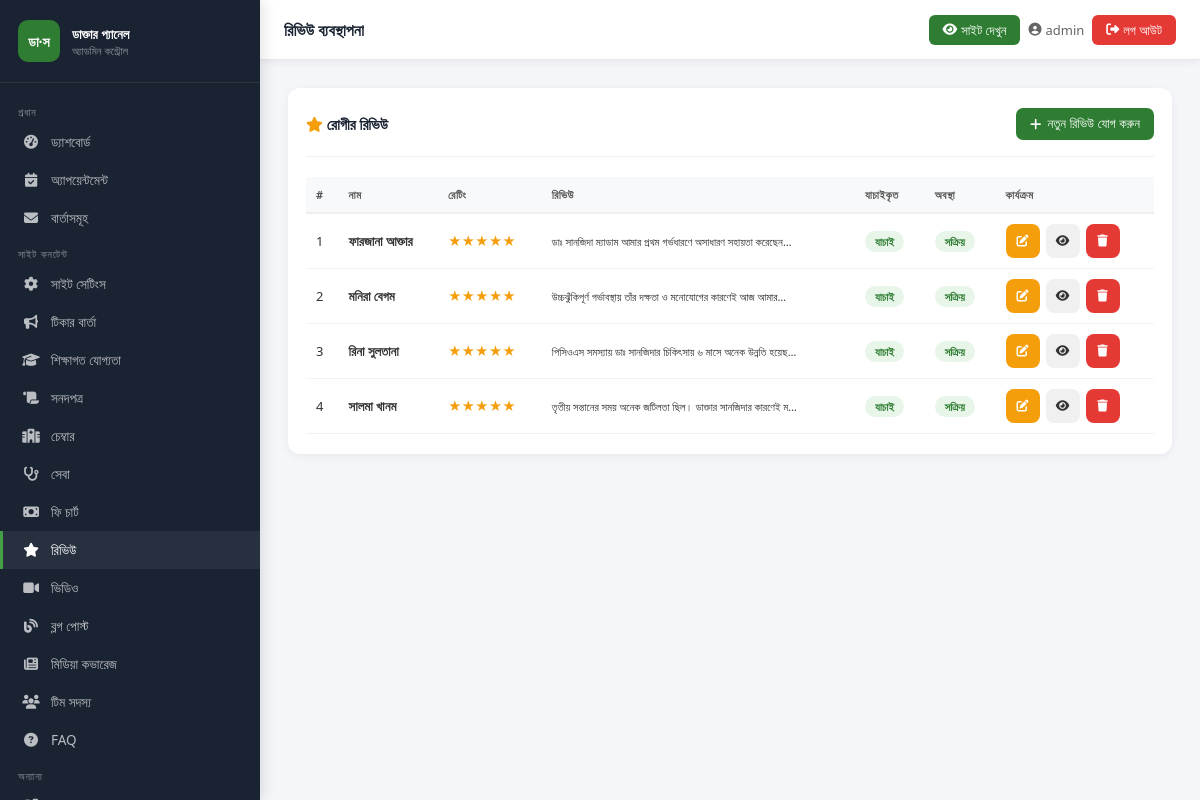
/admin-panel/reviews/ (signed in), run on the app's committed database.
### core/models.py (models this page shows, shortened)
class Review(models.Model):
    reviewer_name = models.CharField(max_length=200)
    avatar_letter = models.CharField(max_length=5, blank=True)
    rating = models.IntegerField(default=5)
    review_text = models.TextField()
    is_verified = models.BooleanField(default=True)
    is_accent = models.BooleanField(default=False)
    is_active = models.BooleanField(default=True)
    created_at = models.DateTimeField(auto_now_add=True)
    order = models.IntegerField(default=0)
    class Meta:
        ordering = ['order', '-created_at']
        verbose_name = 'রিভিউ'
    def get_stars(self):
        return '★' * self.rating + '☆' * (5 - self.rating)

### core/admin_views.py (the view, shortened to what this page needs)
# urls.py: path('reviews/', av.manage_reviews, name='admin_reviews'),
@login_required(login_url='/admin-panel/login/')
def manage_reviews(request):
    items = Review.objects.all()
    return render(request, 'admin_panel/reviews.html', {'items': items})

### core/context_processors.py (called while the page is built)
def site_settings(request):
    try:
        settings = SiteSettings.objects.first()
        if not settings:
            settings = SiteSettings()
    except Exception:
        settings = SiteSettings()
    return {'site': settings}

### templates/admin_panel/reviews.html (shortened to what this page needs)
{% extends "admin_panel/base_admin.html" %}
{% block page_title %}রিভিউ ব্যবস্থাপনা{% endblock %}
{% block nav_reviews %}active{% endblock %}
{% block content %}
<div class="card">
  <div class="card__header">
    <span class="card__title"><i class="fas fa-star" style="color:#f59e0b"></i> রোগীর রিভিউ</span>
    <button class="btn btn-primary" onclick="openModal('addModal')"><i class="fas fa-plus"></i> নতুন রিভিউ যোগ করুন</button>
  </div>
  <div style="overflow-x:auto">
  <table class="tbl">
    <thead><tr><th>#</th><th>নাম</th><th>রেটিং</th><th>রিভিউ</th><th>যাচাইকৃত</th><th>অবস্থা</th><th>কার্যক্রম</th></tr></thead>
    <tbody>
      {% for item in items %}
      <tr>
        <td>{{ item.pk }}</td>
        <td><strong>{{ item.reviewer_name }}</strong></td>
        <td style="color:#f59e0b">{{ item.get_stars }}</td>
        <td><small>{{ item.review_text|truncatechars:60 }}</small></td>
        <td>{% if item.is_verified %}<span class="badge badge-success">যাচাই</span>{% else %}<span class="badge badge-secondary">না</span>{% endif %}</td>
        <td>{% if item.is_active %}<span class="badge badge-success">সক্রিয়</span>{% else %}<span class="badge badge-secondary">লুকানো</span>{% endif %}</td>
        <td>
          <div class="action-buttons">
            <button class="btn btn-warning btn-sm btn-icon" onclick="openEdit({{ item.pk }},'{{ item.reviewer_name|escapejs }}',{{ item.rating }},'{{ item.review_text|escapejs }}',{{ item.is_verified|yesno:'true,false' }},{{ item.is_accent|yesno:'true,false' }},{{ item.order }})"><i class="fas fa-edit"></i></button>
            <form method="POST" style="display:inline"><button type="submit" class="btn btn-secondary btn-sm btn-icon"><i class="fas fa-eye"></i></button></form>
            <form method="POST" style="display:inline" onsubmit="return confirm('মুছবেন?')"><button type="submit" class="btn btn-danger btn-sm btn-icon"><i class="fas fa-trash"></i></button></form>
          </div>
        </td>
      </tr>
      {% empty %}<tr><td colspan="7"><div class="empty-state"><i class="fas fa-star"></i><p>কোনো রিভিউ নেই</p></div></td></tr>
      {% endfor %}
    </tbody>
  </table>
  </div>
</div>
{% endblock %}

### templates/admin_panel/base_admin.html (shortened to what this page needs)
<!DOCTYPE html>
<html lang="bn">
<head>
  <link rel="stylesheet" href="https://cdnjs.cloudflare.com/ajax/libs/font-awesome/6.5.0/css/all.min.css">
  {% load static %}
</head>
<body>
<aside class="sidebar" id="sidebar">
  <div class="sidebar__brand">
    <div class="sidebar__brand-icon">ডা·স</div>
    <div class="sidebar__brand-text">
      <h3>ডাক্তার প্যানেল</h3>
      <p>অ্যাডমিন কন্ট্রোল</p>
    </div>
  </div>
  <nav class="sidebar__nav">
    <div class="nav-section-label">প্রধান</div>
    <a href="{% url 'admin_dashboard' %}" class="sidebar__link {% block nav_dashboard %}{% endblock %}"><i class="fas fa-tachometer-alt"></i> ড্যাশবোর্ড</a>
    <a href="{% url 'admin_appointments' %}" class="sidebar__link {% block nav_appointments %}{% endblock %}"><i class="fas fa-calendar-check"></i> অ্যাপয়েন্টমেন্ট</a>
    <a href="{% url 'admin_messages' %}" class="sidebar__link {% block nav_messages %}{% endblock %}"><i class="fas fa-envelope"></i> বার্তাসমূহ</a>
    <div class="nav-section-label">সাইট কনটেন্ট</div>
    <a href="{% url 'admin_site_settings' %}" class="sidebar__link {% block nav_settings %}{% endblock %}"><i class="fas fa-cog"></i> সাইট সেটিংস</a>
    <a href="{% url 'admin_tickers' %}" class="sidebar__link {% block nav_tickers %}{% endblock %}"><i class="fas fa-bullhorn"></i> টিকার বার্তা</a>
    <a href="{% url 'admin_qualifications' %}" class="sidebar__link {% block nav_qualifications %}{% endblock %}"><i class="fas fa-graduation-cap"></i> শিক্ষাগত যোগ্যতা</a>
    <a href="{% url 'admin_certificates' %}" class="sidebar__link {% block nav_certificates %}{% endblock %}"><i class="fas fa-scroll"></i> সনদপত্র</a>
    <a href="{% url 'admin_chambers' %}" class="sidebar__link {% block nav_chambers %}{% endblock %}"><i class="fas fa-hospital-alt"></i> চেম্বার</a>
    <a href="{% url 'admin_services' %}" class="sidebar__link {% block nav_services %}{% endblock %}"><i class="fas fa-stethoscope"></i> সেবা</a>
    <a href="{% url 'admin_fees' %}" class="sidebar__link {% block nav_fees %}{% endblock %}"><i class="fas fa-money-bill"></i> ফি চার্ট</a>
    <a href="{% url 'admin_reviews' %}" class="sidebar__link {% block nav_reviews %}{% endblock %}"><i class="fas fa-star"></i> রিভিউ</a>
    <a href="{% url 'admin_videos' %}" class="sidebar__link {% block nav_videos %}{% endblock %}"><i class="fas fa-video"></i> ভিডিও</a>
    <a href="{% url 'admin_blogs' %}" class="sidebar__link {% block nav_blogs %}{% endblock %}"><i class="fas fa-blog"></i> ব্লগ পোস্ট</a>
    <a href="{% url 'admin_media' %}" class="sidebar__link {% block nav_media %}{% endblock %}"><i class="fas fa-newspaper"></i> মিডিয়া কভারেজ</a>
    <a href="{% url 'admin_team' %}" class="sidebar__link {% block nav_team %}{% endblock %}"><i class="fas fa-users"></i> টিম সদস্য</a>
    <a href="{% url 'admin_faqs' %}" class="sidebar__link {% block nav_faqs %}{% endblock %}"><i class="fas fa-question-circle"></i> FAQ</a>
    <div class="nav-section-label">অন্যান্য</div>
    <a href="/" target="_blank" class="sidebar__link"> সাইট দেখুন</a>
  </nav>
</aside>
<div class="topbar">
  <div style="display:flex; align-items:center; gap:8px;">
    <span class="topbar__title">{% block page_title %}ড্যাশবোর্ড{% endblock %}</span>
  </div>
  <div class="topbar__right">
    <a href="/" target="_blank" class="view-site-btn"><i class="fas fa-eye"></i> <span class="hide-xs">সাইট দেখুন</span></a>
    <span class="topbar__user"><i class="fas fa-user-circle"></i> <span class="hide-sm">{{ request.user.username }}</span></span>
    <a href="{% url 'admin_logout' %}" class="topbar__logout"><i class="fas fa-sign-out-alt"></i> <span class="hide-xs">লগ আউট</span></a>
  </div>
</div>
<main class="main-content">
  {% block content %}{% endblock %}
</main>
</body>
</html>

### data on the page
Review: pk "1", reviewer_name "ফারজানা আক্তার", get_stars "★★★★★", review_text "ডাঃ সানজিদা ম্যাডাম আমার প্রথম গর্ভধারণে অসাধারণ সহায়তা করেছেন…", is_verified "যাচাই", is_active "সক্রিয়"
Review: pk "2", reviewer_name "মনিরা বেগম", get_stars "★★★★★", review_text "উচ্চঝুঁকিপূর্ণ গর্ভাবস্থায় তাঁর দক্ষতা ও মনোযোগের কারণেই আজ আমার…", is_verified "যাচাই", is_active "সক্রিয়"
Review: pk "3", reviewer_name "রিনা সুলতানা", get_stars "★★★★★", review_text "পিসিওএস সমস্যায় ডাঃ সানজিদার চিকিৎসায় ৬ মাসে অনেক উন্নতি হয়েছ…", is_verified "যাচাই", is_active "সক্রিয়"
Review: pk "4", reviewer_name "সালমা খানম", get_stars "★★★★★", review_text "তৃতীয় সন্তানের সময় অনেক জটিলতা ছিল। ডাক্তার সানজিদার কারণেই ম…", is_verified "যাচাই", is_active "সক্রিয়"

### other printed values
{{ request.user.username }} "admin"
